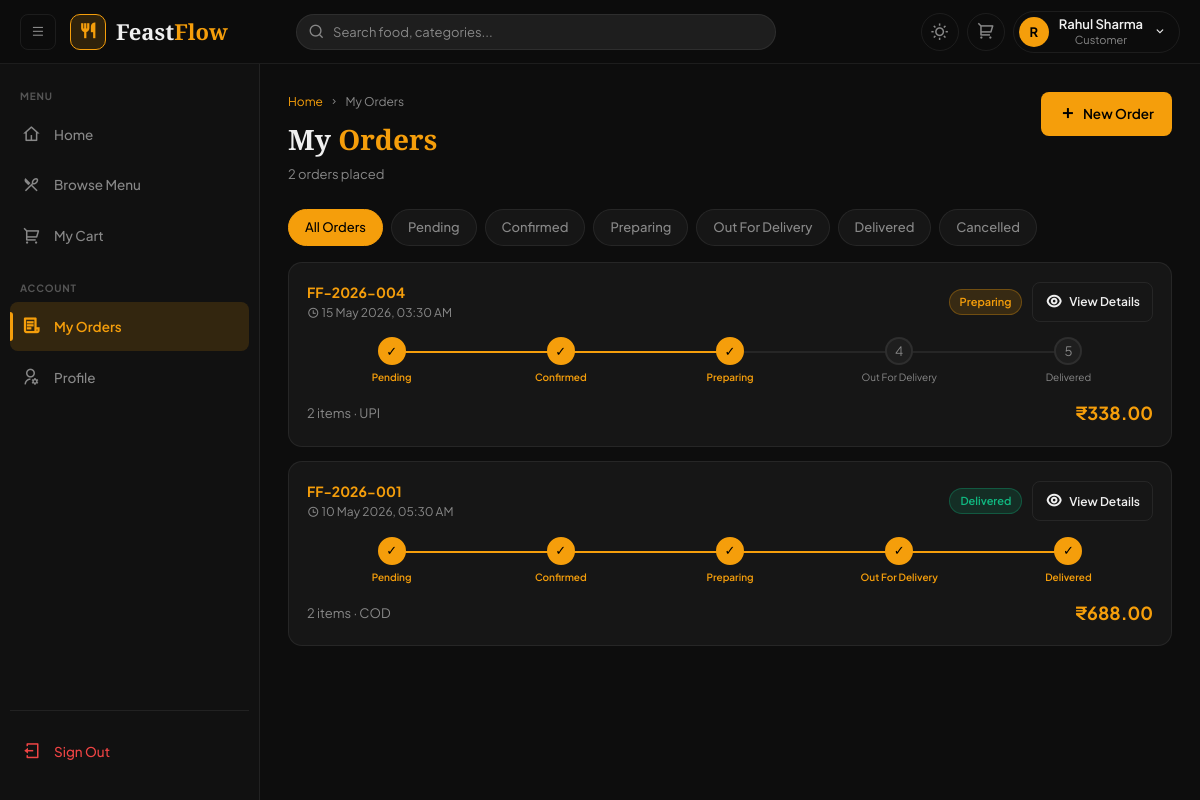
The app's page /customer/orders.php (signed in) with its own data.
### tables this page shows
CREATE TABLE IF NOT EXISTS `orders` (
    `id`               INT UNSIGNED   NOT NULL AUTO_INCREMENT,
    `user_id`          INT UNSIGNED   NOT NULL,
    `order_number`     VARCHAR(20)    NOT NULL UNIQUE,
    `subtotal`         DECIMAL(10,2)  NOT NULL DEFAULT 0.00,
    `delivery_fee`     DECIMAL(10,2)  NOT NULL DEFAULT 40.00,
    `discount`         DECIMAL(10,2)  NOT NULL DEFAULT 0.00,
    `total`            DECIMAL(10,2)  NOT NULL DEFAULT 0.00,
    `status`           ENUM('pending','confirmed','preparing','out_for_delivery','delivered','cancelled') NOT NULL DEFAULT 'pending',
    `payment_method`   ENUM('cod','upi','card') NOT NULL DEFAULT 'cod',
    `payment_status`   ENUM('pending','paid','refunded') NOT NULL DEFAULT 'pending',
    `delivery_address` TEXT           NOT NULL,
    `notes`            TEXT           NULL,
    `estimated_time`   INT            NULL COMMENT 'Minutes',
    `delivered_at`     TIMESTAMP      NULL,
    `created_at`       TIMESTAMP      NOT NULL DEFAULT CURRENT_TIMESTAMP,
    `updated_at`       TIMESTAMP      NOT NULL DEFAULT CURRENT_TIMESTAMP ON UPDATE CURRENT_TIMESTAMP,
    PRIMARY KEY (`id`),
    INDEX `idx_user`   (`user_id`),
    INDEX `idx_status` (`status`),
    INDEX `idx_order_number` (`order_number`),
    CONSTRAINT `fk_order_user` FOREIGN KEY (`user_id`) REFERENCES `users`(`id`) ON DELETE RESTRICT
);

### config/database.php (called while the page is built, shortened)
<?php
function getPDO(): PDO {
    static $pdo = null;
    if ($pdo === null) {
        $dsn = "mysql:host=".DB_HOST.";dbname=".DB_NAME.";charset=".DB_CHARSET;
        $opts = [
            PDO::ATTR_ERRMODE            => PDO::ERRMODE_EXCEPTION,
            PDO::ATTR_DEFAULT_FETCH_MODE => PDO::FETCH_ASSOC,
            PDO::ATTR_EMULATE_PREPARES   => false,
        ];
        try {
            $pdo = new PDO($dsn, DB_USER, DB_PASS, $opts);
        } catch (PDOException $e) {
            error_log("DB Error: " . $e->getMessage());
            die(json_encode(['error' => 'Database connection failed.']));
        }
    }
    return $pdo;
}

### customer/orders.php (the view, shortened to what this page needs)
<?php
require_once __DIR__ . '/../includes/functions.php';
$userId = (int)$_SESSION['user_id'];
$filters = [
    'user_id' => $userId,
    'status'  => $_GET['status'] ?? '',
];
$orders     = getOrders($filters);
$page       = max(1,(int)($_GET['page']??1));
$total      = count($orders);
$orders     = array_slice($orders, ($page-1)*ROWS_PER_PAGE, ROWS_PER_PAGE);
$statusList = ['pending','confirmed','preparing','out_for_delivery','delivered','cancelled'];
include __DIR__ . '/../includes/header.php';
?>
<div class="page-header">
  <div>
    <div class="breadcrumb"><a href="<?= APP_URL ?>/customer/dashboard.php">Home</a><i class="ri-arrow-right-s-line"></i>My Orders</div>
    <h1 class="page-title">My <span>Orders</span></h1>
    <p class="page-subtitle"><?= $total ?> order<?= $total!=1?'s':'' ?> placed</p>
  </div>
  <a href="<?= APP_URL ?>/customer/menu.php" class="btn btn-primary"><i class="ri-add-line"></i> New Order</a>
</div>
<div class="category-pills mb-16">
  <a href="?status=" class="cat-pill <?= empty($_GET['status'])?'active':'' ?>">All Orders</a>
  <?php foreach ($statusList as $s): ?>
  <a href="?status=<?= $s ?>" class="cat-pill <?= ($_GET['status']??'')===$s?'active':'' ?>"><?= ucwords(str_replace('_',' ',$s)) ?></a>
  <?php endforeach; ?>
</div>
<?php if (empty($orders)): ?>
<div class="empty-state">
  <i class="ri-file-list-3-line"></i>
  <h3><?= !empty($_GET['status']) ? ucwords(str_replace('_',' ',$_GET['status'])).' orders' : 'No orders yet' ?></h3>
  <p>You haven't placed any orders<?= !empty($_GET['status']) ? ' with this status' : '' ?> yet.</p>
  <a href="<?= APP_URL ?>/customer/menu.php" class="btn btn-primary"><i class="ri-restaurant-2-line"></i> Browse Menu</a>
</div>
<?php else: ?>
<div style="display:flex;flex-direction:column;gap:14px">
  <?php foreach ($orders as $o): ?>
  <div class="order-card">
    <div class="order-header">
      <div>
        <div class="order-number"><?= sanitize($o['order_number']) ?></div>
        <div class="order-date"><i class="ri-time-line"></i> <?= formatDate($o['created_at']) ?></div>
      </div>
      <div style="display:flex;align-items:center;gap:10px">
        <?= statusBadge($o['status']) ?>
        <a href="<?= APP_URL ?>/customer/order-detail.php?id=<?= $o['id'] ?>" class="btn btn-outline btn-sm"><i class="ri-eye-line"></i> View Details</a>
      </div>
    </div>
    <?php
    $steps = ['pending','confirmed','preparing','out_for_delivery','delivered'];
    $currentIdx = array_search($o['status'], $steps);
    $isCancelled = $o['status'] === 'cancelled';
    ?>
    <?php if (!$isCancelled): ?>
    <div style="margin:14px 0;overflow-x:auto">
      <div style="display:flex;align-items:center;min-width:500px">
        <?php foreach ($steps as $i => $step): ?>
        <?php $done = $currentIdx !== false && $i <= $currentIdx; ?>
        <div style="flex:1;text-align:center;position:relative">
          <?php if ($i < count($steps)-1): ?>
          <div style="position:absolute;top:14px;left:50%;right:-50%;height:2px;background:<?= ($currentIdx!==false&&$i<$currentIdx)?'var(--amber)':'var(--border)' ?>;z-index:0"></div>
          <?php endif; ?>
          <div style="width:28px;height:28px;border-radius:50%;background:<?= $done?'var(--amber)':'var(--bg-input)' ?>;border:2px solid <?= $done?'var(--amber)':'var(--border)' ?>;display:inline-grid;place-items:center;position:relative;z-index:1;font-size:13px;color:<?= $done?'#000':'var(--text-muted)' ?>">
            <?= $done?'✓':($i+1) ?>
          </div>
          <div style="font-size:10px;margin-top:4px;color:<?= $done?'var(--amber)':'var(--text-muted)' ?>;font-weight:<?= $done?'600':'400' ?>"><?= ucwords(str_replace('_',' ',$step)) ?></div>
        </div>
        <?php endforeach; ?>
      </div>
    </div>
    <?php else: ?>
    <div class="alert alert-error" style="margin:10px 0;padding:8px 12px"><i class="ri-close-circle-line"></i>Order was cancelled</div>
    <?php endif; ?>
    <div style="display:flex;align-items:center;justify-content:space-between;flex-wrap:wrap;gap:8px">
      <div style="font-size:13px;color:var(--text-muted)"><?= $o['item_count'] ?> item<?= $o['item_count']!=1?'s':'' ?> · <?= strtoupper($o['payment_method']) ?></div>
      <div style="font-size:18px;font-weight:700;color:var(--amber)"><?= formatPrice($o['total']) ?></div>
    </div>
  </div>
  <?php endforeach; ?>
</div>
<?php endif; ?>
<?php include __DIR__ . '/../includes/footer.php'; ?>

### includes/functions.php (shortened to what this page needs)
<?php
function getOrders(array $filters = []): array {
    $sql = "SELECT o.*, u.name AS customer_name, u.email AS customer_email, COUNT(oi.id) AS item_count FROM orders o JOIN users u ON o.user_id = u.id LEFT JOIN order_items oi ON oi.order_id = o.id WHERE 1=1";
    $params = [];
    if (!empty($filters['user_id'])) { $sql .= " AND o.user_id=?"; $params[] = $filters['user_id']; }
    $sql .= " GROUP BY o.id ORDER BY o.created_at DESC";
    $stmt = getPDO()->prepare($sql);
    $stmt->execute($params);
    return $stmt->fetchAll();
}
function formatPrice(float $price): string {
    return '₹' . number_format($price, 2);
}
function formatDate(string $date): string {
    return date('d M Y, h:i A', strtotime($date));
}
function sanitize(string $str): string {
    return htmlspecialchars(trim($str), ENT_QUOTES, 'UTF-8');
}
function statusBadge(string $status): string {
    $map = [
        'pending'          => ['class' => 'badge-warning',  'label' => 'Pending'],
        'confirmed'        => ['class' => 'badge-info',     'label' => 'Confirmed'],
        'preparing'        => ['class' => 'badge-primary',  'label' => 'Preparing'],
        'out_for_delivery' => ['class' => 'badge-purple',   'label' => 'Out for Delivery'],
        'delivered'        => ['class' => 'badge-success',  'label' => 'Delivered'],
        'cancelled'        => ['class' => 'badge-danger',   'label' => 'Cancelled'],
        'active'           => ['class' => 'badge-success',  'label' => 'Active'],
        'inactive'         => ['class' => 'badge-secondary','label' => 'Inactive'],
        'paid'             => ['class' => 'badge-success',  'label' => 'Paid'],
        'banned'           => ['class' => 'badge-danger',   'label' => 'Banned'],
    ];
    $b = $map[$status] ?? ['class' => 'badge-secondary', 'label' => ucfirst($status)];
    return "<span class=\"badge {$b['class']}\">{$b['label']}</span>";
}

### assets/css/style.css (style rules this page uses)
:root { --amber: #f59e0b; --amber-light: #fbbf24; --amber-dark: #d97706; --amber-glow: rgba(245, 158, 11, 0.15); --red: #ef4444; --green: #10b981; --blue: #3b82f6; --purple: #8b5cf6; --font-display: 'Playfair Display', Georgia, serif; --font-body: 'Plus Jakarta Sans', sans-serif; --transition: 0.2s ease; --transition-slow: 0.35s cubic-bezier(.4,0,.2,1); --shadow-sm: 0 1px 3px rgba(0,0,0,0.12); --shadow-md: 0 4px 16px rgba(0,0,0,0.18); --shadow-lg: 0 8px 32px rgba(0,0,0,0.24); --shadow-glow: 0 0 20px rgba(245,158,11,0.25); --sidebar-w: 260px; --topbar-h: 64px; --radius: 14px; --radius-sm: 8px; }
[data-theme="dark"] { --bg: #0d0d0d; --bg-card: #161616; --bg-input: #1e1e1e; --bg-hover: #1a1a1a; --bg-sidebar: #111111; --border: rgba(255,255,255,0.07); --border-focus: var(--amber); --text: #f0f0f0; --text-muted: #888888; --text-light: #555555; --topbar-bg: rgba(13,13,13,0.95); --overlay: rgba(0,0,0,0.6); }
*, *::before, *::after { box-sizing: border-box; margin: 0; padding: 0; }
html { scroll-behavior: smooth; }
body { font-family: var(--font-body); background: var(--bg); color: var(--text); font-size: 14px; line-height: 1.6; min-height: 100vh; transition: background var(--transition-slow), color var(--transition-slow); }
a { text-decoration: none; color: inherit; }
.page-header { margin-bottom: 24px; display: flex; align-items: flex-start; justify-content: space-between; flex-wrap: wrap; gap: 12px; }
.page-title { font-family: var(--font-display); font-size: 28px; font-weight: 700; }
.page-title span { color: var(--amber); }
.page-subtitle { color: var(--text-muted); font-size: 13px; margin-top: 2px; }
.breadcrumb { display: flex; align-items: center; gap: 6px; font-size: 12px; color: var(--text-muted); margin-bottom: 6px; }
.breadcrumb a { color: var(--amber); }
.breadcrumb i { font-size: 10px; }
.badge { display: inline-flex; align-items: center; gap: 4px; padding: 3px 10px; border-radius: 50px; font-size: 11px; font-weight: 600; white-space: nowrap; }
.badge-success { background: rgba(16,185,129,0.15); color: var(--green); border: 1px solid rgba(16,185,129,0.3); }
.badge-primary { background: rgba(245,158,11,0.15); color: var(--amber); border: 1px solid rgba(245,158,11,0.3); }
.btn { display: inline-flex; align-items: center; gap: 7px; padding: 9px 18px; border-radius: var(--radius-sm); font-size: 13.5px; font-weight: 600; border: none; cursor: pointer; transition: all var(--transition); white-space: nowrap; text-decoration: none; }
.btn i { font-size: 16px; }
.btn-primary { background: var(--amber); color: #000; }
.btn-outline { background: none; border: 1px solid var(--border); color: var(--text); }
.btn-sm { padding: 6px 12px; font-size: 12px; }
.order-card { background: var(--bg-card); border: 1px solid var(--border); border-radius: var(--radius); padding: 18px; transition: all var(--transition); }
.order-header { display: flex; align-items: center; justify-content: space-between; margin-bottom: 14px; flex-wrap: wrap; gap: 8px; }
.order-number { font-size: 14px; font-weight: 700; color: var(--amber); }
.order-date { font-size: 12px; color: var(--text-muted); }
.category-pills { display: flex; gap: 8px; flex-wrap: wrap; margin-bottom: 20px; }
.cat-pill { padding: 7px 16px; border-radius: 50px; border: 1px solid var(--border); background: var(--bg-card); color: var(--text-muted); font-size: 13px; font-weight: 500; cursor: pointer; transition: all var(--transition); }
.cat-pill:hover, .cat-pill.active { background: var(--amber); color: #000; border-color: var(--amber); }
.mb-16 { margin-bottom: 16px; }

### records on screen
orders: order_number "FF-2026-004", created_at "15 May 2026, 03:30 AM", status "Preparing", step "Pending", step "Confirmed", step "Preparing", step "Out For Delivery", step "Delivered", item_count "2", payment_method "UPI", total "₹338.00"
orders: order_number "FF-2026-001", created_at "10 May 2026, 05:30 AM", status "Delivered", step "Pending", step "Confirmed", step "Preparing", step "Out For Delivery", step "Delivered", item_count "2", payment_method "COD", total "₹688.00"

### other values on screen
substr($_SESSION['user_name'] ?? 'U', 0, 1) "R"
$_SESSION['user_name'] "Rahul Sharma"
$_SESSION['user_role'] "Customer"
$total "2"
str_replace('_',' ',$s) "Pending"
str_replace('_',' ',$s) "Confirmed"
str_replace('_',' ',$s) "Preparing"
str_replace('_',' ',$s) "Out For Delivery"
str_replace('_',' ',$s) "Delivered"
str_replace('_',' ',$s) "Cancelled"
